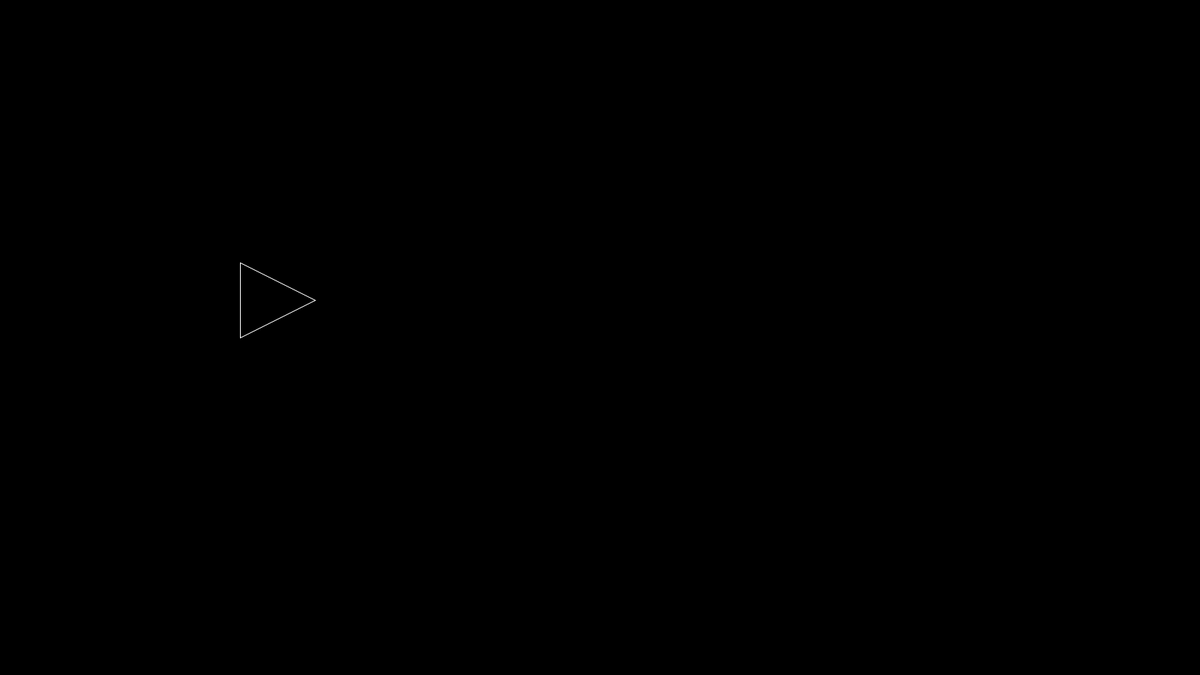
Frame 1 (no input)
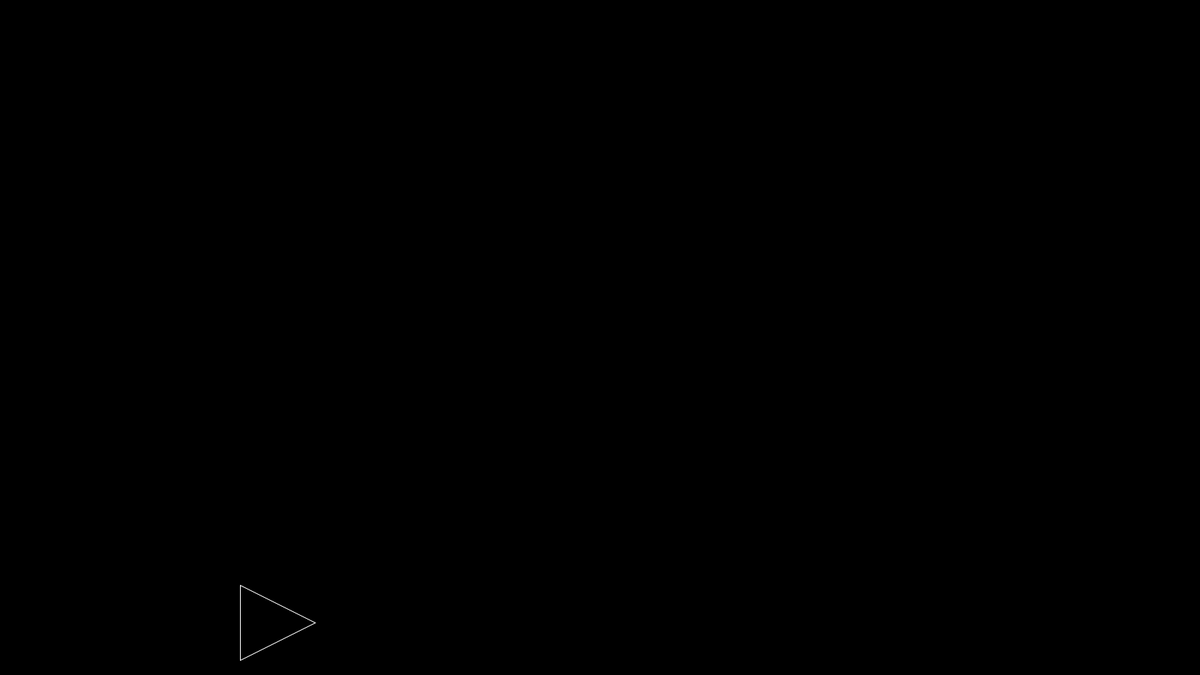
Frame 60 (the mouse pressed at the canvas centre just before this capture)
Frame 120 (the mouse held since frame 60 and released just before this capture): identical to frame 60, image omitted

The Processing sketch that drew these frames (run headless with seeded random() and noise(); from frame 60 on, the mouse is pressed at the canvas centre):

// Processing sketch: iCopter
// ── iCopter.pde
void setup()
{
  size(1600, 900);
  tx1 = width/5;
  tx2 = tx1;
  tx3 = tx1 + 100;
  
  ty1 = height/3 + 50;
  ty2 = ty1 + 100;
  ty3 = ty1 + 50;
  
  frameRate = 60;
}

int tx1, tx2, tx3;
int ty1, ty2, ty3;
int movementSpeed = 10;
int gravity;

boolean[] keys = new boolean[512];

void keyPressed()
{
  keys[keyCode] = true;
}

void keyReleased()
{
  keys[keyCode] = false;
}

void draw()
{
 background(0);
 
 if(ty2 <= height - 30 && keyPressed == false)
 {
   gravity = 10 ;
 }
 else
 {
   gravity = 0; 
 }
 
 stroke(255);
 fill(0);
 triangle(tx1, ty1, tx2, ty2, tx3, ty3);

   ty1 += gravity;
   ty2 += gravity;
   ty3 += gravity;

  if (keyPressed)
    {      
      if(keyCode == UP)
      {
         ty1 -= movementSpeed;
         ty2 -= movementSpeed;
         ty3 -= movementSpeed;
      }
      
      if(keyCode == RIGHT)
      {
         tx1 += movementSpeed;
         tx2 += movementSpeed;
         tx3 += movementSpeed;
      }
      
      if(keyCode == LEFT)
      {
         tx1 -= movementSpeed;
         tx2 -= movementSpeed;
         tx3 -= movementSpeed;
      }
    }
}

// ── player.pde
class player
{
 
 player()
  {
 
  }
  
   
}
